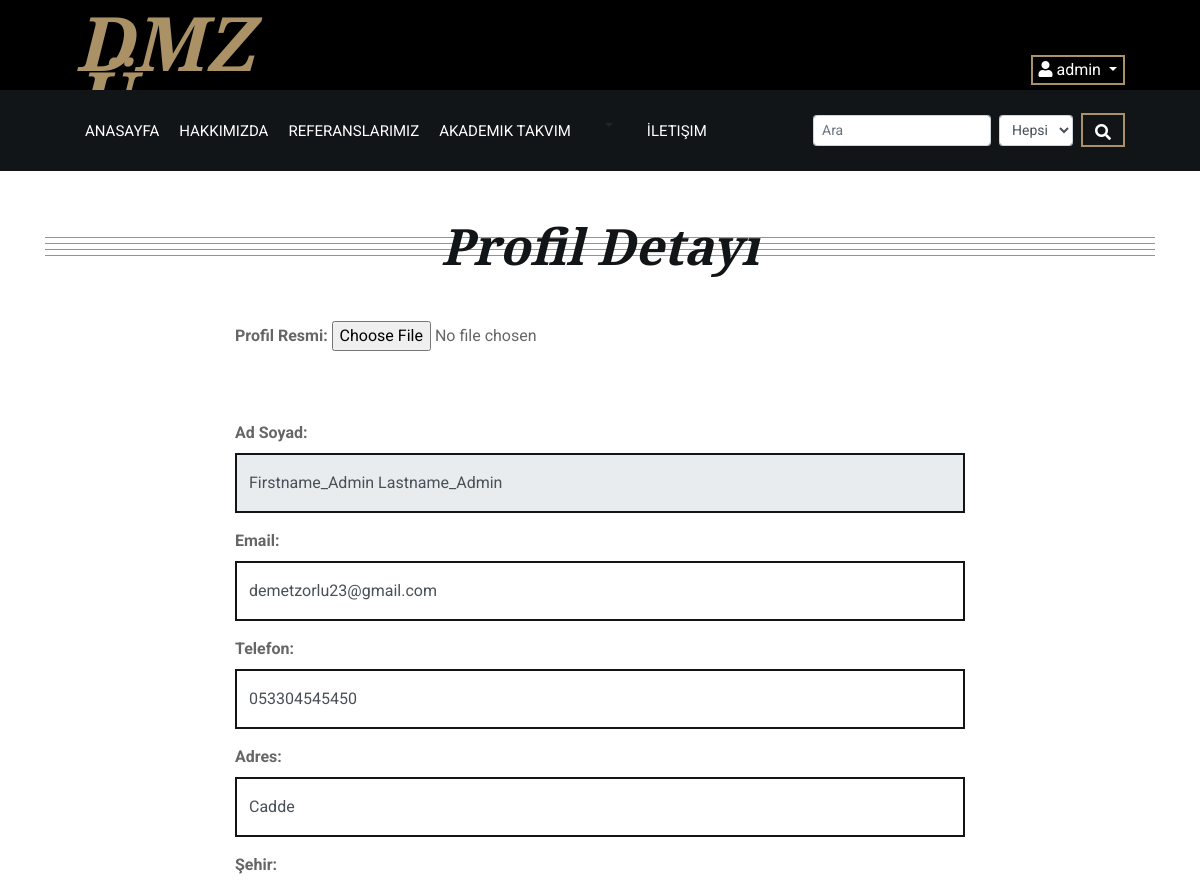
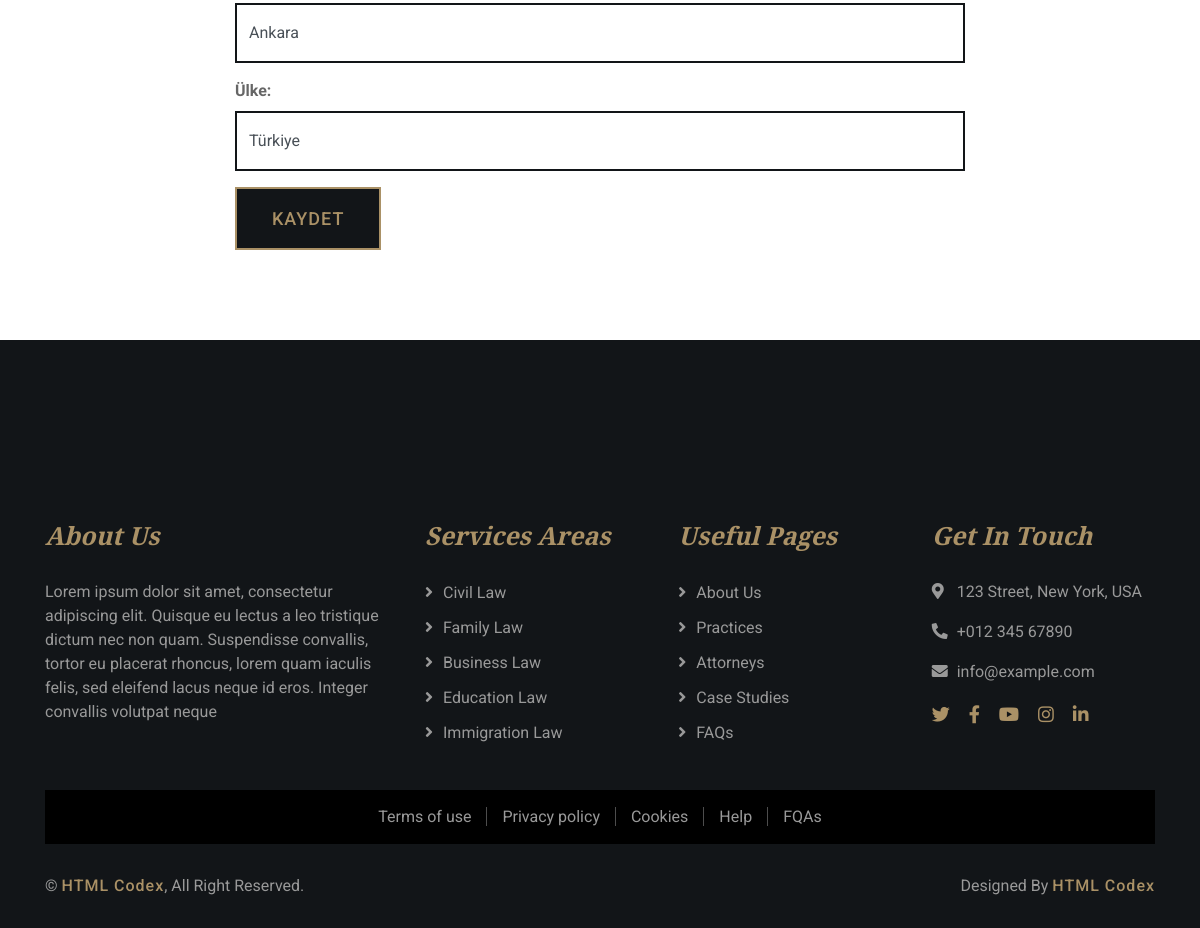
The page /user/ (signed in) on the database its author committed (2 pictures, top to bottom).
### user/models.py (models this page shows, shortened)
class UserProfile(models.Model):
    user = models.OneToOneField(User, on_delete=models.CASCADE)
    phone = models.CharField(blank=True, max_length=20)
    address = models.CharField(blank=True, max_length=150)
    city = models.CharField(blank=True, max_length=20)
    country = models.CharField(blank=True, max_length=20)
    image = models.ImageField(blank=True, upload_to='images/users/')
    def image_tag(self):
        if self.image == "":
            return ""
        else:
            return mark_safe('<img src="{}" height="50"/>'.format(self.image.url))
    image_tag.short_description = 'Image'

### user/views.py (the view)
# urls.py: path('', views.index, name='index'),
@login_required(login_url='/login')
def index(request):
    menu = Menu.objects.filter(status="True")
    menusearch = Menu.objects.all()
    profile = UserProfile.objects.get(user_id=request.user.id)
    context = {'menu': menu,
               'menusearch': menusearch,
               'page': 'user',
               'pagename': 'Kullanıcı Bilgileri',
               'profile': profile}
    return render(request, "user_profile.html", context)

### user/templates/user_profile.html (shortened to what this page needs)
{% extends "homebase.html" %}
{% block content %}
    <div class="contact">
        <div class="container">
            <div class="section-header">
                <h2>Profil Detayı</h2>
            </div>
            <div class="row justify-content-center">
                <div class="col-md-8 ">
                    <div class="contact-form">
                        <form action="/user/updateuserprofile/" method="post" enctype="multipart/form-data">
                            <div class="form-group">
                                <label for="image">
                                    <b>Profil Resmi:</b>
                                </label>
                                <input type="file" id="image" name="image" accept="image/*">
                                <br>
                            </div>
                            <div class="form-group">
                                <label for="adsoyad"><b>Ad Soyad:</b></label>
                                <input type="text" class="form-control" readonly required="required"
                                       value="{{ profile.user.first_name }} {{ profile.user.last_name }}" name="adsoyad"
                                       id="adsoyad"/>
                            </div>
                            <div class="form-group">
                                <label for="email"><b>Email:</b></label>
                                <input type="email" class="form-control" required="required"
                                       value="{{ profile.user.email }} " name="email" id="email"/>
                            </div>
                            <div class="form-group">
                                <label for="phone"><b>Telefon:</b></label>
                                <input type="text" class="form-control" required="required"
                                       value="{{ profile.phone }} " name="phone" id="phone"/>
                            </div>
                            <div class="form-group">
                                <label for="address"><b>Adres:</b></label>
                                <input type="text" class="form-control" required="required"
                                       value="{{ profile.address }} " name="address" id="address"/>
                            </div>
                            <div class="form-group">
                                <label for="city"><b>Şehir:</b></label>
                                <input type="text" class="form-control" required="required"
                                       value="{{ profile.city }}" name="city" id="city"/>
                            </div>
                            <div class="form-group">
                                <label for="country"><b>Ülke:</b></label>
                                <input type="text" class="form-control" required="required"
                                       value="{{ profile.country }}" name="country" id="country"/>
                            </div>
                            <div>
                                <button class="btn" type="submit">Kaydet</button>
                            </div>
                        </form>
                    </div>
                </div>
            </div>
        </div>
    </div>
{% endblock %}

### home/templates/particalpages/header.html (shortened to what this page needs)
{% load static %}
<div class="top-bar">
    <div class="container-fluid">
        <div class="row">
            <div class="col-lg-3">
                <div class="logo">
                    <a href="/">
                        <h1>DMZ Ü.</h1>
                    </a>
                </div>
            </div>
            <div class="col-lg-9">
                <div class="top-bar-right" style="height: 100%;vertical-align:middle ; align-items: center;">
                        {% if user.id is not None %}
                            <ul class="nav navbar-nav navbar-right">
                                <li class="nav-item dropdown">
                                    <button type="button" id="btnLogin" data-toggle="dropdown"
                                            class="btnlogin dropdown-toggle">
                                        <span class="fa fa-user"></span> {{ user.username }}
                                    </button>
                                </li>
                            </ul>
                        {% else %}
                            <a href="/login/" class="text-uppercase"><i class="fa fa-sign-in-alt" aria-hidden="true"></i> &nbsp;Giriş&nbsp;&nbsp;</a> <!--&nbsp;&nbsp;&nbsp;|&nbsp;&nbsp;&nbsp;&nbsp;
                            <a href="/join/" class="text-uppercase"><i class="fa fa-user-plus" aria-hidden="true"></i>&nbsp;&nbsp;Kaydol</a>-->
                        {% endif %}
                </div>
            </div>
        </div>
    </div>
</div>
<div class="nav-bar">
    <div class="container-fluid">
        <nav class="navbar navbar-expand-lg bg-dark navbar-dark">
            <div class="collapse navbar-collapse justify-content-between" id="navbarCollapse">
                <ul class="navbar-nav mr-auto">
                    {% if page == 'home' %}
                        <li class="nav-item active">
                            <a href="/" class="nav-item nav-link active">Anasayfa</a>
                        </li>
                    {% else %}
                        <li class="nav-item">
                            <a href="/" class="nav-item nav-link">Anasayfa</a>
                        </li>
                    {% endif %}
                    {% if page == 'about' %}
                        <li class="nav-item active">
                            <a href="/about" class="nav-item nav-link active">Hakkımızda</a>
                        </li>
                    {% else %}
                        <li class="nav-item">
                            <a href="/about" class="nav-item nav-link">Hakkımızda</a>
                        </li>
                    {% endif %}
                    {% if page == 'referances' %}
                        <li class="nav-item active">
                            <a href="/referances" class="nav-item nav-link active">Referanslarımız</a>
                        </li>
                    {% else %}
                        <li class="nav-item">
                            <a href="/referances" class="nav-item nav-link">Referanslarımız</a>
                        </li>
                    {% endif %}
                    {% if page == 'academiccalendar' %}
                        <li class="nav-item active">
                            <a href="/academiccalendar" class="nav-item nav-link active">Akademik Takvim</a>
                        </li>
                    {% else %}
                        <li class="nav-item">
                            <a href="/academiccalendar" class="nav-item nav-link">Akademik Takvim</a>
                        </li>
                    {% endif %}
                    {% load mptt_tags %}
                    {% recursetree menu %}
                        {% if node.is_root_node %}
                            <li class="nav-item dropdown">
                                <a class="nav-link dropdown-toggle" href="#"
                                   id="navbarDropdownMenuLink" data-toggle="dropdown" aria-haspopup="true"
                                   aria-expanded="false">
                                    {{ node.title }}</a>
                                {% if not node.is_leaf_node %}
                                    <ul class="dropdown-menu" aria-labelledby="navbarDropdownMenuLink">
                                        {{ children }}
                                    </ul>
                                {% endif %}
                            </li>
                        {% else %}
                            <li>
                                {% if not node.is_leaf_node %}
                                    <a class="dropdown-item dropdown-toggle" href="#">{{ node.title }}</a>
                                {% else %}
                                    <a class="dropdown-item"
                                       href="/menucontent/{{ node.id }}/">{{ node.title }}</a>
                                {% endif %}
                            </li>
                        {% endif %}
                    {% endrecursetree %}
                    {% if page == 'contact' %}
                        <li class="nav-item active">
                            <a href="/contact" class="nav-item nav-link active">İletişim</a>
                        </li>
                    {% else %}
                        <li class="nav-item">
                            <a href="/contact" class="nav-item nav-link">İletişim</a>
                        </li>
                    {% endif %}
                </ul>
                <form class="form-inline my-2 my-lg-0" action="/search/" method="post">
                    <input class="form-control mr-sm-2 form-control-sm" type="search" placeholder="Ara"
                           aria-label="Search" name="query" id="query">
                    {% load mptt_tags %}
                    <select class="form-control mr-sm-2 form-control-sm" name="menuid" aria-label="Searchsel">
                        <option value="0">Hepsi</option>
                    </select>
                    <button class="btn form-control-sm" type="submit"><i class="fa fa-search"> </i></button>
                </form>
            </div>
        </nav>
    </div>
</div>

### home/static/css/style.css (style rules this page uses)
body { color: #666666; background: #ffffff; font-family: 'Roboto', sans-serif; font-weight: 400; }
h1, h2, h3, h4, h5, h6 { font-family: 'EB Garamond', serif; font-weight: 600; font-style: italic; color: #121518; }
a { color: #454545; transition: .3s; }
.top-bar { position: relative; height: 90px; background: #000000; }
.top-bar .logo { padding: 15px 0; text-align: left; overflow: hidden; }
.top-bar .logo h1 { margin: 0; color: #aa9166; font-size: 75px; line-height: 55px; font-weight: 800; }
.top-bar .top-bar-right { display: flex; align-items: center; justify-content: flex-end; }
@media (min-width: 992px) { .top-bar { padding: 0 60px; } }
.nav-bar { position: relative; padding: 20px 0; transition: .3s; }
.nav-bar .navbar { height: 100%; padding: 0; }
.navbar-dark .navbar-nav .nav-link, .navbar-dark .navbar-nav .nav-link:focus, .navbar-dark .navbar-nav .nav-link:hover, .navbar-dark .navbar-nav .nav-link.active { padding: 10px 10px 8px 10px; color: #ffffff; }
.nav-bar .btn { color: #ffffff; border: 2px solid #aa9166; border-radius: 0; }
@media (min-width: 992px) { .nav-bar { padding: 20px 60px; } }
@media (min-width: 992px) { .nav-bar, .nav-bar .navbar { background: #121518 !important; } }
@media (min-width: 992px) { .nav-bar a.nav-link { padding: 8px 15px; font-size: 15px; text-transform: uppercase; } }
.section-header { position: relative; width: 100%; text-align: center; margin-bottom: 45px; }
.section-header h2 { margin: 0; position: relative; font-size: 50px; font-weight: 700; white-space: nowrap; z-index: 1; }
.section-header h2::before { position: absolute; content: ""; width: 100%; height: 7px; left: 0; top: 21px; background: transparent; border-top: 1px solid #aa9166; border-bottom: 1px solid #aa9166; z-index: -1; }
.section-header h2::after { position: absolute; content: ""; width: 100%; height: 7px; left: 0; bottom: 20px; background: transparent; border-top: 1px solid #aa9166; border-bottom: 1px solid #aa9166; z-index: -1; }
.contact { position: relative; width: 100%; padding: 45px 0 15px 0; }
.contact .contact-form { position: relative; margin-bottom: 30px; }
.contact .contact-form input { height: 60px; border-radius: 0; border-width: 2px; border-color: #121518; }
.contact .contact-form .btn { padding: 16px 35px; font-size: 18px; font-weight: 500; letter-spacing: 1px; text-transform: uppercase; color: #aa9166; background: #121518; border: 2px solid #aa9166; border-radius: 0; transition: .3s; }
.btnlogin { color: #ffffff; border: 2px solid #aa9166; border-radius: 0; background-color: transparent; vertical-align: center; }

### rows shown on the page
UserProfile: adsoyad "Firstname_Admin Lastname_Admin", email "demetzorlu23@gmail.com", phone "053304545450", address "Cadde", city "Ankara", country "Türkiye"

### other values the page prints
{{ user.username }} "admin"
